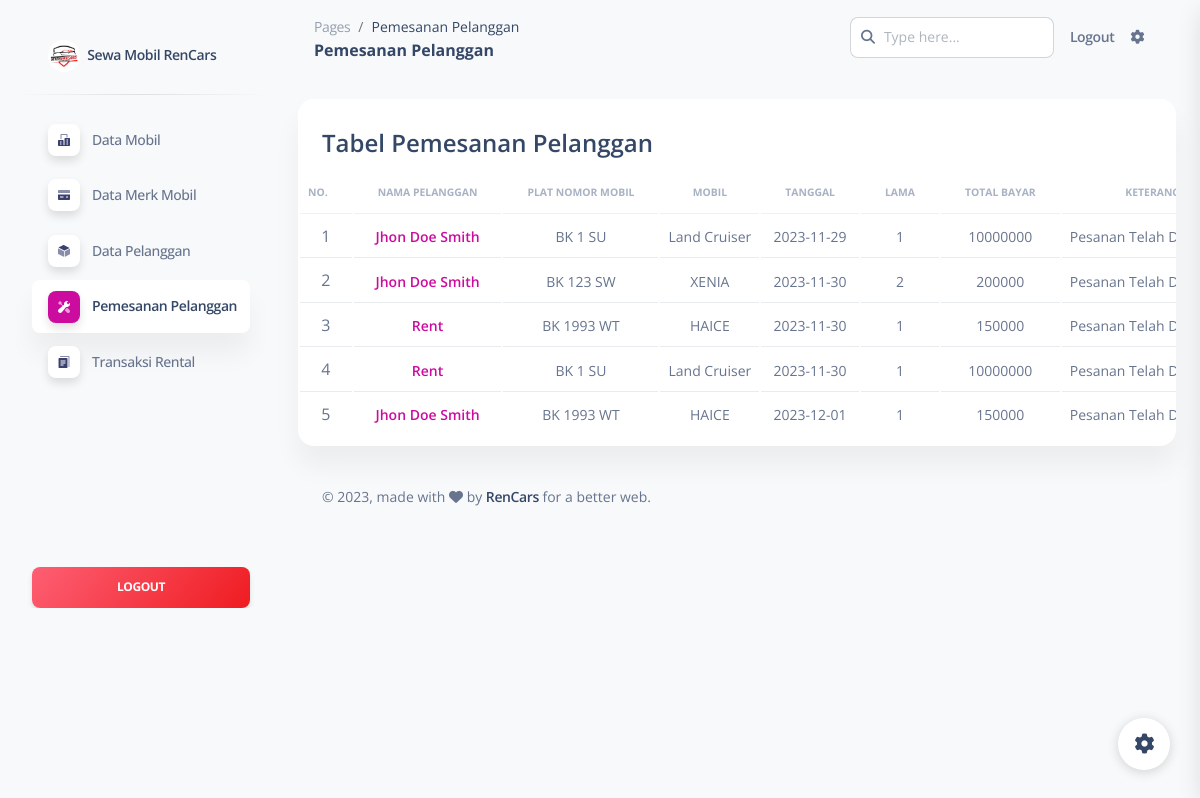
Page /admin/pages/pesan.php (signed in) on the committed database.
### tables this page shows
CREATE TABLE `temp` (
  `id_transaksi` int(11) NOT NULL,
  `pelanggan` varchar(20) DEFAULT NULL,
  `plat_mobil` char(10) DEFAULT NULL,
  `tanggal` date DEFAULT NULL,
  `lama` int(11) DEFAULT NULL,
  `total_bayar` int(11) DEFAULT NULL,
  `desk` varchar(50) DEFAULT NULL
);

CREATE TABLE `pelanggan` (
  `nik` varchar(20) NOT NULL,
  `nama_pelanggan` varchar(50) DEFAULT NULL,
  `alamat` varchar(50) DEFAULT NULL,
  `no_hp` varchar(20) DEFAULT NULL,
  `kode_unik` varchar(20) DEFAULT NULL
);

CREATE TABLE `mobil` (
  `plat_nomor` char(10) NOT NULL,
  `id_merk` int(11) DEFAULT NULL,
  `nama_mobil` varchar(50) DEFAULT NULL,
  `tahun_produksi` year(4) DEFAULT NULL,
  `harga` int(11) DEFAULT NULL
);

### admin/pages/pesan.php (the view, shortened to what this page needs)
<?php
require "functions/functions.php";
$query = "SELECT * FROM temp, pelanggan, mobil
            WHERE temp.pelanggan = pelanggan.nik AND
            temp.plat_mobil = mobil.plat_nomor
            ORDER BY temp.tanggal";
$hasil = $conn->query($query);
?>
<!DOCTYPE html>
<html lang="en">
<head>
    <link href="../assets/css/nucleo-icons.css" rel="stylesheet" />
    <link href="../assets/css/nucleo-svg.css" rel="stylesheet" />
    <link href="../assets/css/nucleo-svg.css" rel="stylesheet" />
    <link id="pagestyle" href="../assets/css/soft-ui-dashboard.css?v=1.0.7" rel="stylesheet" />
</head>
<body class="g-sidenav-show  bg-gray-100">
    <aside class="sidenav navbar navbar-vertical navbar-expand-xs border-0 border-radius-xl my-3 fixed-start ms-3 mb-10" id="sidenav-main">
        <div class="sidenav-header">
            <a class="navbar-brand m-0" href="">
                <img src="../assets/img/logo.jpg" class="navbar-brand-img h-100 rounded-circle" alt="main_logo">
                <span class="ms-1 font-weight-bold">Sewa Mobil RenCars</span>
            </a>
        </div>
        <hr class="horizontal dark mt-0">
        <div class="collapse navbar-collapse  w-auto " id="sidenav-collapse-main">
            <ul class="navbar-nav">
                <li class="nav-item">
                    <a class="nav-link" href="mobil.php">
                        <div class="icon icon-shape icon-sm shadow border-radius-md bg-white text-center me-2 d-flex align-items-center justify-content-center">
                        </div>
                        <span class="nav-link-text ms-1">Data Mobil</span>
                    </a>
                </li>
                <li class="nav-item">
                    <a class="nav-link" href="merk.php">
                        <div class="icon icon-shape icon-sm shadow border-radius-md bg-white text-center me-2 d-flex align-items-center justify-content-center">
                        </div>
                        <span class="nav-link-text ms-1">Data Merk Mobil</span>
                    </a>
                </li>
                <li class="nav-item">
                    <a class="nav-link" href="pelanggan.php">
                        <div class="icon icon-shape icon-sm shadow border-radius-md bg-white text-center me-2 d-flex align-items-center justify-content-center">
                        </div>
                        <span class="nav-link-text ms-1">Data Pelanggan</span>
                    </a>
                </li>
                <li class="nav-item">
                    <a class="nav-link active " href="pesan.php">
                        <div class="icon icon-shape icon-sm shadow border-radius-md bg-white text-center me-2 d-flex align-items-center justify-content-center">
                        </div>
                        <span class="nav-link-text ms-1">Pemesanan Pelanggan</span>
                    </a>
                </li>
                <li class="nav-item">
                    <a class="nav-link  " href="transaksi.php">
                        <div class="icon icon-shape icon-sm shadow border-radius-md bg-white text-center me-2 d-flex align-items-center justify-content-center">
                        </div>
                        <span class="nav-link-text ms-1">Transaksi Rental</span>
                    </a>
                </li>
            </ul>
        </div>
        <div class="sidenav-footer mx-3">
            <a class="btn bg-gradient-danger mt-3 w-100" href="logout.php">Logout</a>
        </div>
    </aside>
    <main class="main-content position-relative max-height-vh-100 h-100 border-radius-lg ">
        <nav class="navbar navbar-main navbar-expand-lg px-0 mx-4 shadow-none border-radius-xl" id="navbarBlur" navbar-scroll="true">
            <div class="container-fluid py-1 px-3">
                <nav aria-label="breadcrumb">
                    <ol class="breadcrumb bg-transparent mb-0 pb-0 pt-1 px-0 me-sm-6 me-5">
                        <li class="breadcrumb-item text-sm"><a class="opacity-5 text-dark" href="javascript:;">Pages</a></li>
                        <li class="breadcrumb-item text-sm text-dark active" aria-current="page">Pemesanan Pelanggan</li>
                    </ol>
                    <h6 class="font-weight-bolder mb-0">Pemesanan Pelanggan</h6>
                </nav>
                <div class="collapse navbar-collapse mt-sm-0 mt-2 me-md-0 me-sm-4" id="navbar">
                    <div class="ms-md-auto pe-md-3 d-flex align-items-center">
                        <div class="input-group">
                            <span class="input-group-text text-body"><i class="fas fa-search" aria-hidden="true"></i></span>
                            <input type="text" class="form-control" placeholder="Type here...">
                        </div>
                    </div>
                    <ul class="navbar-nav  justify-content-end">
                        <li class="nav-item d-flex align-items-center">
                            <a href="logout.php" class="nav-link text-body font-weight-bold px-0">
                                <span class="d-sm-inline d-none">Logout</span>
                            </a>
                        </li>
                        <li class="nav-item px-3 d-flex align-items-center">
                            <a href="javascript:;" class="nav-link text-body p-0">
                                <i class="fa fa-cog fixed-plugin-button-nav cursor-pointer"></i>
                            </a>
                        </li>
                    </ul>
                </div>
            </div>
        </nav>
        <div class="container-fluid py-4">
            <div class="row">
                <div class="col-12">
                    <div class="card mb-4">
                        <div class="card-header pb-0">
                            <h6 class="text-2xl text-bold">Tabel Pemesanan Pelanggan</h6>
                        </div>
                        <div class="card-body px-0 pt-0 pb-2">
                            <div class="table-responsive p-0">
                                <table class="table align-items-center mb-0 table-hover">
                                    <thead>
                                        <tr>
                                            <th class="text-center text-uppercas text-secondary text-xxs font-weight-bolder opacity-7 ps-2">NO.</th>
                                            <th class="text-center text-uppercase text-secondary text-xxs font-weight-bolder opacity-7">Nama Pelanggan</th>
                                            <th class="text-center text-uppercase text-secondary text-xxs font-weight-bolder opacity-7">Plat Nomor Mobil</th>
                                            <th class="text-center text-uppercase text-secondary text-xxs font-weight-bolder opacity-7">Mobil</th>
                                            <th class="text-center text-uppercase text-secondary text-xxs font-weight-bolder opacity-7">tanggal</th>
                                            <th class="text-center text-uppercase text-secondary text-xxs font-weight-bolder opacity-7">Lama</th>
                                            <th class="text-center text-uppercase text-secondary text-xxs font-weight-bolder opacity-7">Total Bayar</th>
                                            <th class="text-center text-uppercase text-secondary text-xxs font-weight-bolder opacity-7">Keterangan</th>
                                        </tr>
                                    </thead>
                                    <tbody>
                                        <?php
                                        $nom = 1;
                                        while ($sewa = $hasil->fetch_assoc()) :
                                        ?>
                                            <tr>
                                                <td class="align-middle text-center text-"><?= $nom++ ?></td>
                                                <td class="align-middle text-center text-sm text-bold text-primary"><?= $sewa['nama_pelanggan'] ?></td>
                                                <td class="align-middle text-center text-sm"><?= $sewa['plat_mobil'] ?></td>
                                                <td class="align-middle text-center text-sm"><?= $sewa['nama_mobil'] ?></td>
                                                <td class="align-middle text-center text-sm"><?= $sewa['tanggal'] ?></td>
                                                <td class="align-middle text-center text-sm"><?= $sewa['lama'] ?></td>
                                                <td class="align-middle text-center text-sm"><?= $sewa['total_bayar'] ?></td>
                                                <td class="align-middle text-center text-sm"><?= $sewa['desk'] ?></td>
                                            </tr>
                                        <?php endwhile;
                                        ?>
                                    </tbody>
                                </table>
                            </div>
                        </div>
                    </div>
                </div>
            </div>
            <footer class="footer pt-3  ">
                <div class="container-fluid">
                    <div class="row align-items-center justify-content-lg-between">
                        <div class="col-lg-6 mb-lg-0 mb-4">
                            <div class="copyright text-center text-sm text-muted text-lg-start">
                                © ,
                                made with <i class="fa fa-heart"></i> by
                                <a href="" class="font-weight-bold">RenCars</a>
                                for a better web.
                            </div>
                        </div>
                    </div>
                </div>
            </footer>
        </div>
    </main>
    <div class="fixed-plugin">
        <a class="fixed-plugin-button text-dark position-fixed px-3 py-2">
            <i class="fa fa-cog py-2"> </i>
        </a>
    </div>
</body>
</html>

### admin/assets/css/nucleo-svg.css (style rules this page uses)
.icon { display: inline-block; color: #111111; height: 1em; width: 1em; }
.icon-sm { height: 0.8em; width: 0.8em; }
.icon { fill: currentColor; stroke: none; }

### rows in the picture
temp: pelanggan.nama_pelanggan "Jhon Doe Smith", plat_mobil "BK 1 SU", mobil.nama_mobil "Land Cruiser", tanggal "2023-11-29", lama "1", total_bayar "10000000", desk "Pesanan Telah…"
temp: pelanggan.nama_pelanggan "Jhon Doe Smith", plat_mobil "BK 123 SW", mobil.nama_mobil "XENIA", tanggal "2023-11-30", lama "2", total_bayar "200000", desk "Pesanan Telah…"
temp: pelanggan.nama_pelanggan "Rent", plat_mobil "BK 1993 WT", mobil.nama_mobil "HAICE", tanggal "2023-11-30", lama "1", total_bayar "150000", desk "Pesanan Telah…"
temp: pelanggan.nama_pelanggan "Rent", plat_mobil "BK 1 SU", mobil.nama_mobil "Land Cruiser", tanggal "2023-11-30", lama "1", total_bayar "10000000", desk "Pesanan Telah…"
temp: pelanggan.nama_pelanggan "Jhon Doe Smith", plat_mobil "BK 1993 WT", mobil.nama_mobil "HAICE", tanggal "2023-12-01", lama "1", total_bayar "150000", desk "Pesanan Telah…"
